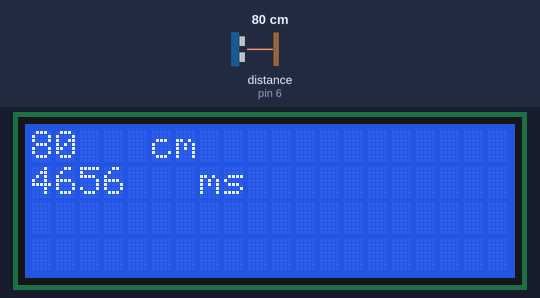
Bench run of a sketch on a simulated Arduino Uno, built with avr-gcc and run on an emulated ATmega328P. Parts: 20×4 character LCD. The inputs (shaded band) are chosen by the test bench; at power-on: distance to the obstacle (sensor on pin 6) 80 cm. The echo pulse lasts 58.3 µs per cm; what the sketch prints to the serial monitor is not drawn.

Above: at 1.2 s.
1.3 s: distance to the obstacle (sensor on pin 6) set to 35 cm
At 2.0 s:
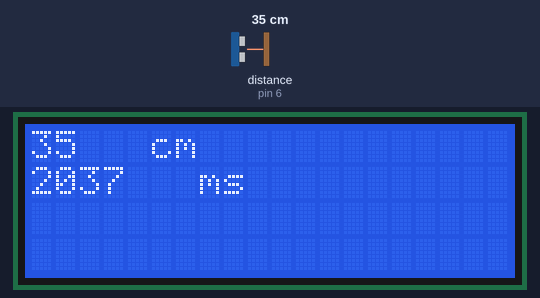
4.3 s: distance to the obstacle (sensor on pin 6) set to 2 cm
At 5.2 s:
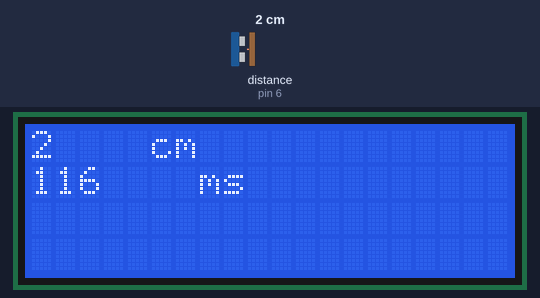
7.3 s: distance to the obstacle (sensor on pin 6) set to 18 cm
At 8.2 s:
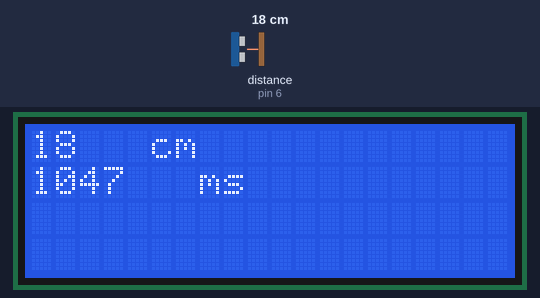
10.3 s: distance to the obstacle (sensor on pin 6) set to 120 cm
At 11.6 s:
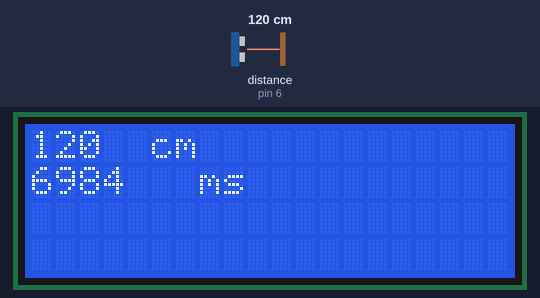
13.3 s: distance to the obstacle (sensor on pin 6) set to 60 cm
At 13.8 s:
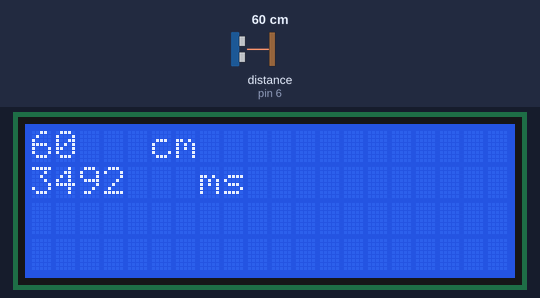
16.3 s: distance to the obstacle (sensor on pin 6) set to 18 cm
At 17.8 s:
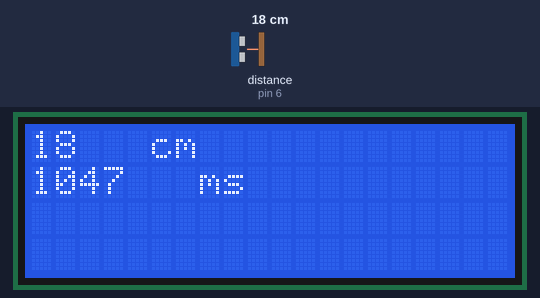
Timing chart, 0 to 19.3 s (numbered marks = the images above; inputs shaded):
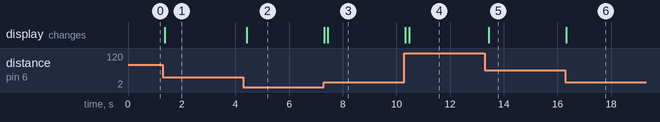

Measured:
- after the input at 1.3 s, the display: changes after 0.07 s (image 1)
- after the input at 4.3 s, the display: changes after 0.13 s (image 2)
- after the input at 7.3 s, the display: first changes at once (image 3 shows a later state)
- after the input at 10.3 s, the display: first changes at once (image 4 shows a later state)
- after the input at 13.3 s, the display: changes after 0.14 s (image 5)
- after the input at 16.3 s, the display: changes at once (image 6)

The sketch:

_9_ultrasonic_HC_RS04.ino
```cpp
#include <Ultrasonic.h>

#include <Wire.h>
#include <LiquidCrystal_I2C.h>

LiquidCrystal_I2C lcd(0x27, 20,4);

Ultrasonic ultrasonic(5,6, 100000); //trig, Echo pin , timeout ms. 1000 micro S = 1 ms = 17cm

void setup(){
  Serial.begin(9600);
  lcd.init();
  lcd.backlight();
  lcd.setCursor(3,0);
  lcd.print("cm");
  lcd.setCursor(5,1);
  lcd.print("ms");

}

void loop(){
  lcd.clear();
  lcd.setCursor(0,0);
  lcd.print("   ");
  lcd.setCursor(0,0);
  lcd.print(ultrasonic.Ranging(CM));

  lcd.setCursor(0,1);
  lcd.print("     ");
  lcd.setCursor(0,1);
  lcd.print(ultrasonic.Timing());

  lcd.setCursor(5,0);
  lcd.print("cm");
  lcd.setCursor(7,1);
  lcd.print("ms");

  Serial.print(ultrasonic.Ranging(CM));
  Serial.println("cm");
  delay(100);
}
```
